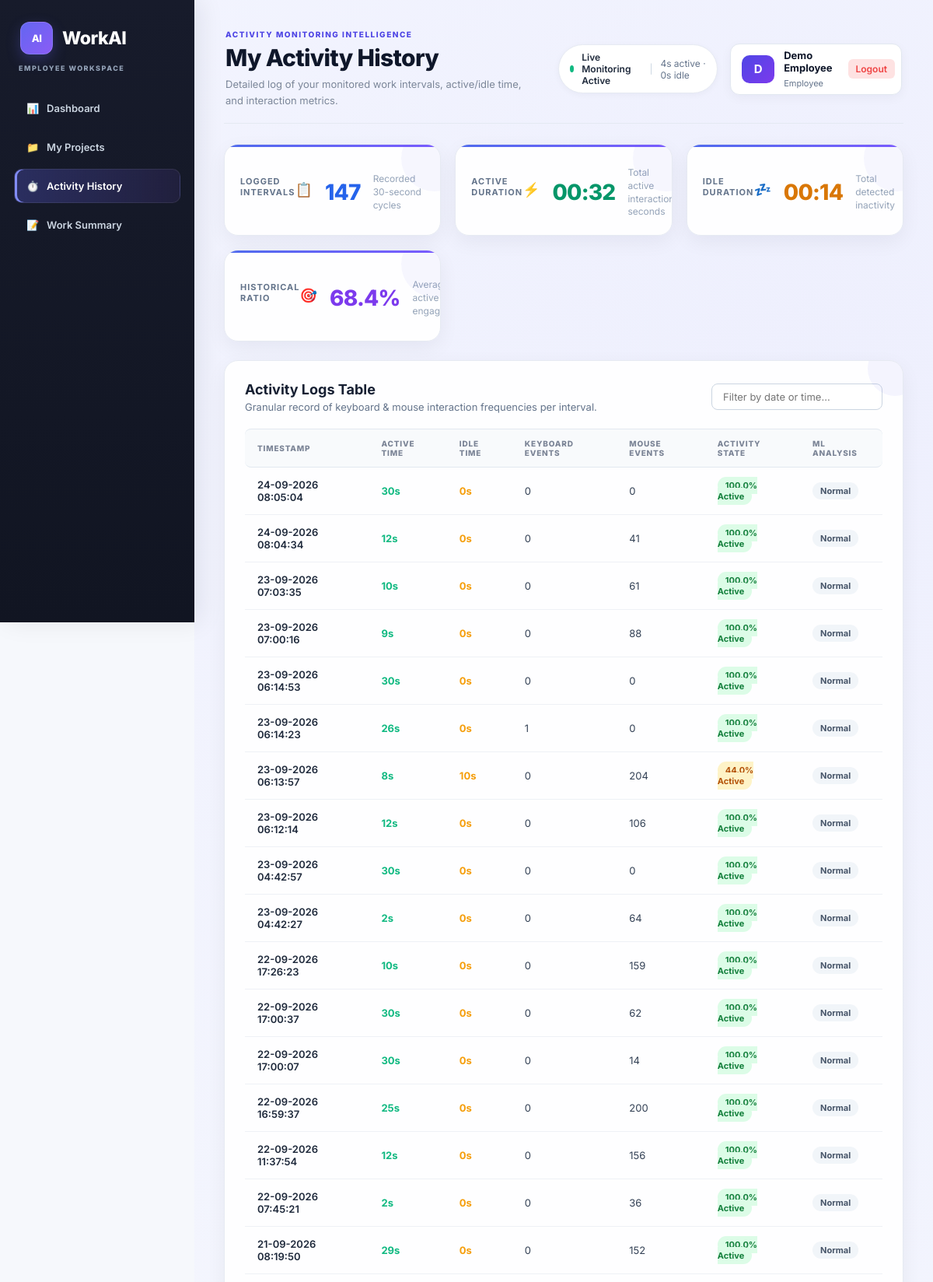
Page /employee/activity-history (signed in, upper part) on the committed database.
### models/user.py (models this page shows, shortened)
class User(UserMixin, db.Model):
    __tablename__ = "users"
    id = db.Column(db.Integer, primary_key=True)
    name = db.Column(db.String(100), nullable=False)
    email = db.Column(db.String(120), unique=True, nullable=False, index=True)
    password_hash = db.Column(db.String(255), nullable=False)
    role = db.Column(db.String(20), nullable=False, default="employee")
    is_active_account = db.Column(db.Boolean, nullable=False, default=True)
    created_at = db.Column(
        db.DateTime,
        nullable=False,
        default=db.func.current_timestamp()
    )

### models/activity.py (models this page shows)
class ActivityLog(db.Model):
    __tablename__ = "activity_logs"
    id = db.Column(db.Integer, primary_key=True)
    employee_id = db.Column(
        db.Integer,
        db.ForeignKey("users.id"),
        nullable=False
    )
    session_id = db.Column(
        db.Integer,
        db.ForeignKey("work_sessions.id"),
        nullable=False
    )
    timestamp = db.Column(
        db.DateTime,
        nullable=False,
        default=db.func.current_timestamp()
    )
    active_seconds = db.Column(
        db.Integer,
        nullable=False,
        default=0
    )
    idle_seconds = db.Column(
        db.Integer,
        nullable=False,
        default=0
    )
    keyboard_events = db.Column(
        db.Integer,
        nullable=False,
        default=0
    )
    mouse_events = db.Column(
        db.Integer,
        nullable=False,
        default=0
    )
    is_anomaly = db.Column(
        db.Boolean,
        nullable=False,
        default=False
    )
    anomaly_score = db.Column(
        db.Float,
        nullable=True
    )
    anomaly_reason = db.Column(
        db.String(255),
        nullable=True
    )
    employee = db.relationship(
        "User",
        backref=db.backref("activity_logs", lazy=True)
    )
    session = db.relationship(
        "WorkSession",
        backref=db.backref(
            "activity_logs",
            lazy=True,
            cascade="all, delete-orphan"
        )
    )

### routes/dashboard.py (the view)
@dashboard_bp.route("/employee/activity-history")
@login_required
@role_required("employee")
def employee_activity_history():
    from models.activity import ActivityLog
    activities = ActivityLog.query.filter_by(
        employee_id=current_user.id
    ).all()
    return render_template(
        "employee_activity_history.html",
        activities=activities
    )

### routes/dashboard.py (called while the page is built)
def role_required(role):
    def decorator(function):
        @wraps(function)
        def wrapped_function(*args, **kwargs):
            if current_user.role != role:
                flash("You are not authorized to access this page.", "danger")
                return redirect(url_for("dashboard.employee_dashboard"))
            return function(*args, **kwargs)
        return wrapped_function
    return decorator

### templates/employee_activity_history.html (shortened to what this page needs)
{% extends "base_employee.html" %}
{% block page_header %}
<div class="welcome-label">ACTIVITY MONITORING INTELLIGENCE</div>
<h1>My Activity History</h1>
<p>Detailed log of your monitored work intervals, active/idle time, and interaction metrics.</p>
{% endblock %}
{% block content %}
{% set total_active = activities | sum(attribute='active_seconds') | default(0) %}
{% set total_idle = activities | sum(attribute='idle_seconds') | default(0) %}
{% set total_monitored = total_active + total_idle %}
{% set avg_prod = ((total_active / total_monitored) * 100) | round(1) if total_monitored > 0 else 0 %}
<section class="stats" style="display: grid; grid-template-columns: repeat(auto-fit, minmax(220px, 1fr)); gap: 18px; margin-bottom: 24px;">
    <div class="card stat-card" style="padding: 20px;">
        <div style="display: flex; align-items: center; justify-content: space-between;">
            <div class="stat-title" style="font-size: 11px; font-weight: 700; color: #64748b; letter-spacing: 1px;">LOGGED INTERVALS</div>
            <span style="font-size: 18px;">📋</span>
        </div>
        <div class="stat-value blue" style="font-size: 28px; font-weight: 800; color: #3b82f6; margin: 10px 0 4px;">{{ activities|length }}</div>
        <div class="stat-note" style="font-size: 12px; color: #94a3b8;">Recorded 30-second cycles</div>
    </div>
    <div class="card stat-card" style="padding: 20px;">
        <div style="display: flex; align-items: center; justify-content: space-between;">
            <div class="stat-title" style="font-size: 11px; font-weight: 700; color: #64748b; letter-spacing: 1px;">ACTIVE DURATION</div>
            <span style="font-size: 18px;">⚡</span>
        </div>
        {% set act_h = total_active // 3600 %}
        {% set act_m = (total_active % 3600) // 60 %}
        <div class="stat-value green" style="font-size: 28px; font-weight: 800; color: #10b981; margin: 10px 0 4px;">{{ "%02d:%02d"|format(act_h, act_m) }}</div>
        <div class="stat-note" style="font-size: 12px; color: #94a3b8;">Total active interaction seconds</div>
    </div>
    <div class="card stat-card" style="padding: 20px;">
        <div style="display: flex; align-items: center; justify-content: space-between;">
            <div class="stat-title" style="font-size: 11px; font-weight: 700; color: #64748b; letter-spacing: 1px;">IDLE DURATION</div>
            <span style="font-size: 18px;">💤</span>
        </div>
        {% set idl_h = total_idle // 3600 %}
        {% set idl_m = (total_idle % 3600) // 60 %}
        <div class="stat-value orange" style="font-size: 28px; font-weight: 800; color: #f59e0b; margin: 10px 0 4px;">{{ "%02d:%02d"|format(idl_h, idl_m) }}</div>
        <div class="stat-note" style="font-size: 12px; color: #94a3b8;">Total detected inactivity</div>
    </div>
    <div class="card stat-card" style="padding: 20px;">
        <div style="display: flex; align-items: center; justify-content: space-between;">
            <div class="stat-title" style="font-size: 11px; font-weight: 700; color: #64748b; letter-spacing: 1px;">HISTORICAL RATIO</div>
            <span style="font-size: 18px;">🎯</span>
        </div>
        <div class="stat-value purple" style="font-size: 28px; font-weight: 800; color: #8b5cf6; margin: 10px 0 4px;">{{ avg_prod }}%</div>
        <div class="stat-note" style="font-size: 12px; color: #94a3b8;">Average active engagement</div>
    </div>
</section>
<div class="card" style="padding: 26px; margin-bottom: 28px;">
    <div style="display: flex; justify-content: space-between; align-items: center; margin-bottom: 20px; flex-wrap: wrap; gap: 12px;">
        <div>
            <h3 style="margin: 0 0 4px; font-size: 18px; font-weight: 700;">Activity Logs Table</h3>
            <p style="margin: 0; color: #64748b; font-size: 13px;">Granular record of keyboard & mouse interaction frequencies per interval.</p>
        </div>
        <input type="text" id="logSearchInput" placeholder="Filter by date or time..." onkeyup="filterLogTable()" style="padding: 8px 14px; border: 1px solid #cbd5e1; border-radius: 8px; font-size: 13px; width: 220px;">
    </div>
    {% if activities %}
    <div style="overflow-x: auto;">
        <table id="activityTable" style="width: 100%; border-collapse: separate; border-spacing: 0;">
            <thead>
                <tr style="background: #f8fafc; text-align: left; font-size: 11px; text-transform: uppercase; color: #64748b; letter-spacing: 0.8px;">
                    <th style="padding: 12px 16px; border-bottom: 1px solid #e2e8f0; border-top: 1px solid #e2e8f0; border-radius: 8px 0 0 8px;">Timestamp</th>
                    <th style="padding: 12px 16px; border-bottom: 1px solid #e2e8f0; border-top: 1px solid #e2e8f0;">Active Time</th>
                    <th style="padding: 12px 16px; border-bottom: 1px solid #e2e8f0; border-top: 1px solid #e2e8f0;">Idle Time</th>
                    <th style="padding: 12px 16px; border-bottom: 1px solid #e2e8f0; border-top: 1px solid #e2e8f0;">Keyboard Events</th>
                    <th style="padding: 12px 16px; border-bottom: 1px solid #e2e8f0; border-top: 1px solid #e2e8f0;">Mouse Events</th>
                    <th style="padding: 12px 16px; border-bottom: 1px solid #e2e8f0; border-top: 1px solid #e2e8f0;">Activity State</th>
                    <th style="padding: 12px 16px; border-bottom: 1px solid #e2e8f0; border-top: 1px solid #e2e8f0; border-radius: 0 8px 8px 0;">ML Analysis</th>
                </tr>
            </thead>
            <tbody>
                {% for log in activities | reverse %}
                {% set interval_total = (log.active_seconds or 0) + (log.idle_seconds or 0) %}
                {% set interval_pct = (((log.active_seconds or 0) / interval_total) * 100) | round(0) if interval_total > 0 else 0 %}
                <tr style="border-bottom: 1px solid #f1f5f9;">
                    <td style="padding: 14px 16px; font-size: 13px; font-weight: 600; color: #1e293b;">
                        {{ log.timestamp.strftime('%d-%m-%Y %H:%M:%S') if log.timestamp else "-" }}
                    </td>
                    <td style="padding: 14px 16px; font-size: 13px; color: #10b981; font-weight: 700;">
                        {{ log.active_seconds or 0 }}s
                    </td>
                    <td style="padding: 14px 16px; font-size: 13px; color: #f59e0b; font-weight: 700;">
                        {{ log.idle_seconds or 0 }}s
                    </td>
                    <td style="padding: 14px 16px; font-size: 13px; color: #334155;">
                        {{ log.keyboard_events or 0 }}
                    </td>
                    <td style="padding: 14px 16px; font-size: 13px; color: #334155;">
                        {{ log.mouse_events or 0 }}
                    </td>
                    <td style="padding: 14px 16px;">
                        <span style="font-size: 11px; font-weight: 700; padding: 4px 10px; border-radius: 20px;
                            {% if interval_pct >= 70 %}background: #dcfce7; color: #15803d;
                            {% elif interval_pct >= 40 %}background: #fef3c7; color: #b45309;
                            {% else %}background: #fee2e2; color: #b91c1c;{% endif %}">
                            {{ interval_pct }}% Active
                        </span>
                    </td>
                    <td style="padding: 14px 16px;">
                        {% if log.is_anomaly %}
                            <span style="font-size: 11px; font-weight: 700; padding: 4px 10px; border-radius: 20px; background: #fee2e2; color: #dc2626;" title="{{ log.anomaly_reason or 'Model flagged pattern' }}">
                                ⚠️ Unusual
                            </span>
                        {% else %}
                            <span style="font-size: 11px; font-weight: 700; padding: 4px 10px; border-radius: 20px; background: #f1f5f9; color: #475569;">
                                Normal
                            </span>
                        {% endif %}
                    </td>
                </tr>
                {% endfor %}
            </tbody>
        </table>
    </div>
    {% endif %}
</div>
{% endblock %}

### templates/base_employee.html (shortened to what this page needs)
<!DOCTYPE html>
<html lang="en">
<head>
    <link rel="stylesheet" href="{{ url_for('static', filename='css/workai.css') }}">
</head>
<body>
<aside class="sidebar">
    <div class="brand">
        <div class="brand-icon">AI</div>
        WorkAI
    </div>
    <div class="admin-label" style="margin: -26px 0 24px 6px;">EMPLOYEE WORKSPACE</div>
    <a href="{{ url_for('dashboard.employee_dashboard') }}" class="nav-item {% if request.endpoint == 'dashboard.employee_dashboard' %}active{% endif %}" style="text-decoration: none;">
        <span>📊 &nbsp; Dashboard</span>
    </a>
    <a href="{{ url_for('dashboard.employee_projects') }}" class="nav-item {% if request.endpoint == 'dashboard.employee_projects' %}active{% endif %}" style="text-decoration: none;">
        <span>📁 &nbsp; My Projects</span>
    </a>
    <a href="{{ url_for('dashboard.employee_activity_history') }}" class="nav-item {% if request.endpoint == 'dashboard.employee_activity_history' %}active{% endif %}" style="text-decoration: none;">
        <span>⏱️ &nbsp; Activity History</span>
    </a>
    <a href="{{ url_for('dashboard.employee_work_summary') }}" class="nav-item {% if request.endpoint == 'dashboard.employee_work_summary' %}active{% endif %}" style="text-decoration: none;">
        <span>📝 &nbsp; Work Summary</span>
    </a>
</aside>
<main class="main">
    <header class="topbar">
        <div>
            {% block page_header %}{% endblock %}
        </div>
        <div style="display: flex; align-items: center; gap: 16px;">
            <div class="tracker-status-pill">
                <span id="trackerPulseDot" class="pulse-dot"></span>
                <span id="trackerPulseText" style="font-weight: 600; color: #1e293b;">Live Monitoring Active</span>
                <span style="color: #cbd5e1;">|</span>
                <span id="trackerLiveCounter" style="color: #64748b;">0s active · 0s idle</span>
            </div>
            <div class="user-box" style="display: flex; align-items: center; gap: 12px; background: white; padding: 6px 14px; border-radius: 12px; border: 1px solid #e2e8f0;">
                <div class="avatar" style="width: 36px; height: 36px; border-radius: 10px; background: linear-gradient(135deg, #4f46e5, #7c3aed); color: white; display: grid; place-items: center; font-weight: 700;">
                    {{ current_user.name[0] | upper }}
                </div>
                <div>
                    <strong style="display: block; font-size: 13px; color: #0f172a;">{{ current_user.name }}</strong>
                    <span style="font-size: 11px; color: #64748b;">Employee</span>
                </div>
                <a class="logout" href="{{ url_for('auth.logout') }}" style="margin-left: 8px; font-size: 12px; color: #ef4444; text-decoration: none; font-weight: 600; padding: 5px 10px; border-radius: 6px; background: #fee2e2;">
                    Logout
                </a>
            </div>
        </div>
    </header>
    {% block content %}{% endblock %}
</main>
</body>
</html>

### templates/base_employee.html (style rules this page uses)
.tracker-status-pill { display: inline-flex; align-items: center; gap: 10px; background: #ffffff; border: 1px solid var(--border, #e2e8f0); padding: 8px 14px; border-radius: 999px; box-shadow: 0 2px 8px rgba(15, 23, 42, 0.04); font-size: 12px; }
.pulse-dot { width: 9px; height: 9px; border-radius: 50%; background: #10b981; box-shadow: 0 0 0 0 rgba(16, 185, 129, 0.7); animation: pulse-green 2s infinite; }

### rows in the picture
User: name "D", name "Demo Employee"
ActivityLog: timestamp "24-09-2026 08:05:04", active_seconds "30", idle_seconds "0", keyboard_events "0", mouse_events "0", interval_pct "100.0", is_anomaly "Normal"
ActivityLog: timestamp "24-09-2026 08:04:34", active_seconds "12", idle_seconds "0", keyboard_events "0", mouse_events "41", interval_pct "100.0", is_anomaly "Normal"
ActivityLog: timestamp "23-09-2026 07:03:35", active_seconds "10", idle_seconds "0", keyboard_events "0", mouse_events "61", interval_pct "100.0", is_anomaly "Normal"
ActivityLog: timestamp "23-09-2026 07:00:16", active_seconds "9", idle_seconds "0", keyboard_events "0", mouse_events "88", interval_pct "100.0", is_anomaly "Normal"
ActivityLog: timestamp "23-09-2026 06:14:53", active_seconds "30", idle_seconds "0", keyboard_events "0", mouse_events "0", interval_pct "100.0", is_anomaly "Normal"
ActivityLog: timestamp "23-09-2026 06:14:23", active_seconds "26", idle_seconds "0", keyboard_events "1", mouse_events "0", interval_pct "100.0", is_anomaly "Normal"
ActivityLog: timestamp "23-09-2026 06:13:57", active_seconds "8", idle_seconds "10", keyboard_events "0", mouse_events "204", interval_pct "44.0", is_anomaly "Normal"
ActivityLog: timestamp "23-09-2026 06:12:14", active_seconds "12", idle_seconds "0", keyboard_events "0", mouse_events "106", interval_pct "100.0", is_anomaly "Normal"
ActivityLog: timestamp "23-09-2026 04:42:57", active_seconds "30", idle_seconds "0", keyboard_events "0", mouse_events "0", interval_pct "100.0", is_anomaly "Normal"
ActivityLog: timestamp "23-09-2026 04:42:27", active_seconds "2", idle_seconds "0", keyboard_events "0", mouse_events "64", interval_pct "100.0", is_anomaly "Normal"
ActivityLog: timestamp "22-09-2026 17:26:23", active_seconds "10", idle_seconds "0", keyboard_events "0", mouse_events "159", interval_pct "100.0", is_anomaly "Normal"
ActivityLog: timestamp "22-09-2026 17:00:37", active_seconds "30", idle_seconds "0", keyboard_events "0", mouse_events "62", interval_pct "100.0", is_anomaly "Normal"
ActivityLog: timestamp "22-09-2026 17:00:07", active_seconds "30", idle_seconds "0", keyboard_events "0", mouse_events "14", interval_pct "100.0", is_anomaly "Normal"
ActivityLog: timestamp "22-09-2026 16:59:37", active_seconds "25", idle_seconds "0", keyboard_events "0", mouse_events "200", interval_pct "100.0", is_anomaly "Normal"
ActivityLog: timestamp "22-09-2026 11:37:54", active_seconds "12", idle_seconds "0", keyboard_events "0", mouse_events "156", interval_pct "100.0", is_anomaly "Normal"
ActivityLog: timestamp "22-09-2026 07:45:21", active_seconds "2", idle_seconds "0", keyboard_events "0", mouse_events "36", interval_pct "100.0", is_anomaly "Normal"
ActivityLog: timestamp "21-09-2026 08:19:50", active_seconds "29", idle_seconds "0", keyboard_events "0", mouse_events "152", interval_pct "100.0", is_anomaly "Normal"

### other values in the picture
{{ activities|length }} "147"
{{ "%02d:%02d"|format(act_h, act_m) }} "00:32"
{{ "%02d:%02d"|format(idl_h, idl_m) }} "00:14"
{{ avg_prod }} "68.4"
